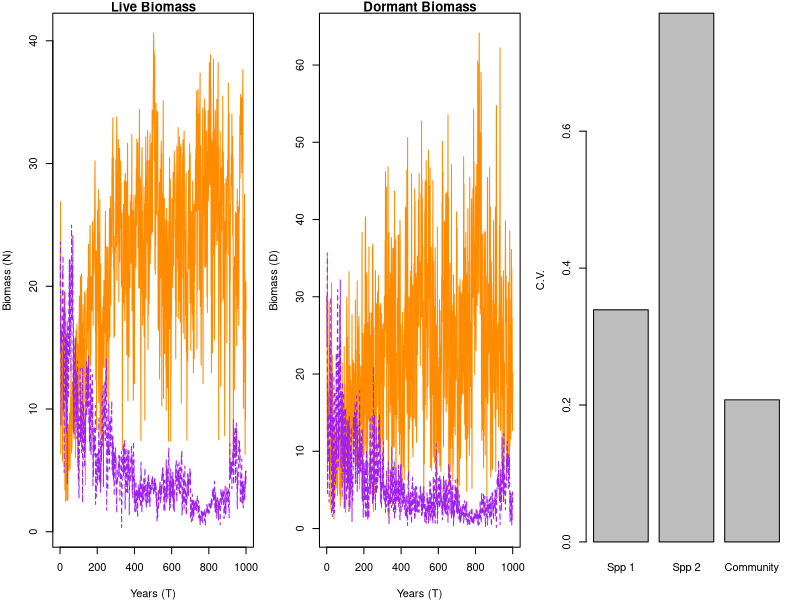

Generate this figure with R:
#~~~~~~~~~~~~~~~~~~~~~~~~~~~~~~~~~~~~~~~~~~~~~~~~~~~~~~~~~~~~~~~~#
## Continuous-time temporal storage effect model of two species ## 
## coexisting on one essential resource                         ##
#~~~~~~~~~~~~~~~~~~~~~~~~~~~~~~~~~~~~~~~~~~~~~~~~~~~~~~~~~~~~~~~~#

# species "split" themselves between a dormant, low-mortaility stage (D) and a higher mortality, high growth stage (N)
# the single resource is R

rm(list=ls())
library(deSolve)
library(mvtnorm)

####
#### Parameters
####
maxTime <- 1000
c <- c(1,1)
b <- c(0.5, 0.5)
mD <- c(0.0001, 0.0001)
r <- c(2.2, 2)
K <- c(.1, .1)
mN <- c(0.1, 0.1)
a <- 0.5
S <- 10
Rmu <- 2 # mean resource pulse (on log scale)
Rsd <- 1 # st dev of resource pulses (on log scale)
sigE <- c(1)
rho <- c(-1)

####
#### Model function
####

updateDNR <- function(t, DNR, parms){
  with(as.list(c(DNR, parms)), {
    dD1dt = -(mD[1]*D1)
    dD2dt = -(mD[2]*D2)
    dN1dt = N1*(r[1]*R/(K[1]+R)) - mN[1]*N1
    dN2dt = N2*(r[2]*R/(K[2]+R)) - mN[2]*N2
    dRdt = a*(S-R) - (N1*(r[1]*R/(K[1]+R)) + (N2*(r[2]*R/(K[2]+R))))
    list(c(dD1dt, dD2dt, dN1dt, dN2dt, dRdt))
  })
}

#function for transition time series
getG <- function(sigE, rho, nTime){
  varcov <- matrix(c(sigE, rho*sigE, rho*sigE, sigE), 2, 2)
  e <- rmvnorm(n = nTime, mean = c(0,0), sigma = varcov)
  g <- exp(e) / (1+exp(e))
  return(g)
}
gVec <- getG(sigE = sigE, rho = rho, nTime = maxTime)
gVec1 <- gVec[,1]
gVec2 <- gVec[,2]
# source("getSineTransitions.R")
# gVec1 <- rep(gVecTmp[,1], length.out = maxTime)
# gVec2 <- rep(gVecTmp[,2], length.out = maxTime)


####
#### Simulate model
####
Rvector <- rlnorm(maxTime,Rmu,Rsd)   # random pulses
# Rvector <- rep(0,maxTime)
eventdat <- data.frame(var=rep("R",maxTime),time = 1:maxTime,value=Rvector,method=rep("add",maxTime))
# eventdat2 <- data.frame(var=rep("D",maxTime),time = 1:maxTime,value=Rvector,method=rep("mul",maxTime))
# eventdat <- rbind(eventdat1, eventdat2)

gfun <- function(t, y, parms){
  with (as.list(y),{
    g1 <- gVec1[t]
    g2 <- gVec2[t]
    D1 <- D1 - (N1+D1)*g1 + N1
    D2 <- D2 - (N2+D2)*g2 + N2
    N1 <- 0+(N1+D1)*g1
    N2 <- 0+(N2+D2)*g2
    R <- R
    return(c(D1, D2, N1, N2, R))
  })
}
  
simTime <- seq(1,maxTime,by=1)
parms <- list(
  c = c,
  b = b,
  mD = mD,
  r = r,
  K = K,
  mN = mN, 
  a = a,
  S = S
)
DNR <- c(D=c(30,30), N=c(20,20),R=1)
output = as.data.frame(ode(y = DNR, times = simTime, func = updateDNR,
                           parms = parms, events = list(func = gfun, times=simTime)))


####
#### Plot results
####
par(mfrow=c(1,3),mar=c(4,4,1,1))
# ylim=c(0, max(output[,4]+output[,5]))
matplot(simTime, output[,4:5], type="l", main="Live Biomass", 
        col=c("darkorange", "purple"), xlab="Years (T)", ylab="Biomass (N)")
# lines(simTime, output[,4]+output[,5], lwd=3, col="dodgerblue")
matplot(simTime, output[,2:3], type="l", main="Dormant Biomass", 
        col=c("darkorange", "purple"), xlab="Years (T)", ylab="Biomass (D)")
cvs <- c((sd(output[,4])/mean(output[,4])), 
         (sd(output[,5])/mean(output[,5])), 
         (sd(output[,4]+output[,5])/mean(output[,4]+output[,5])))
barplot(cvs, names.arg = c("Spp 1", "Spp 2", "Community"), ylab="C.V.")


# 
# R <- seq(0,1,0.01)
# getR <- function(r, R, K){
#   out1 <- r[1]*R/(K[1]+R)
#   out2 <- r[2]*R/(K[2]+R)  
#   return(cbind(out1, out2))
# }
# tmp<-getR(r, R, K)
# matplot(R, tmp, type="l", col=c("darkorange", "purple"), 
#         ylab="Intrinsic growth rate (r)", xlab="Resource density (R)")
